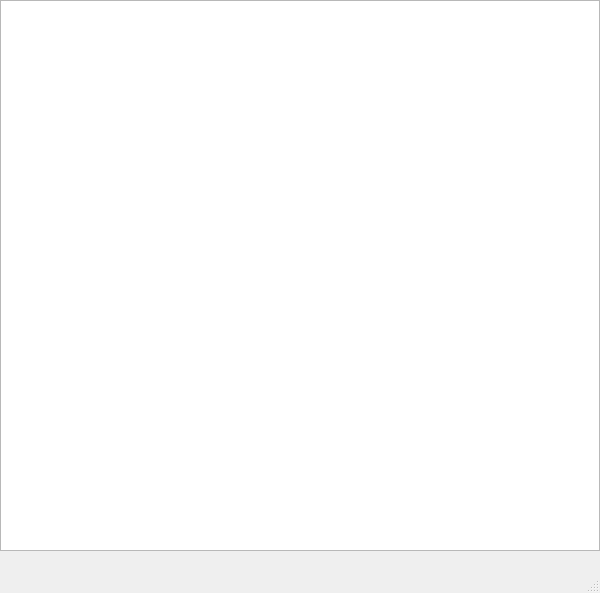
<?xml version="1.0" encoding="UTF-8"?>
<ui version="4.0">
 <class>billWin</class>
 <widget class="QMainWindow" name="billWin">
  <property name="geometry">
   <rect>
    <x>0</x>
    <y>0</y>
    <width>600</width>
    <height>593</height>
   </rect>
  </property>
  <property name="font">
   <font>
    <pointsize>15</pointsize>
   </font>
  </property>
  <property name="windowTitle">
   <string>MainWindow</string>
  </property>
  <widget class="QWidget" name="centralwidget">
   <widget class="QTextBrowser" name="textBrowser">
    <property name="geometry">
     <rect>
      <x>0</x>
      <y>0</y>
      <width>600</width>
      <height>551</height>
     </rect>
    </property>
   </widget>
  </widget>
  <widget class="QMenuBar" name="menubar">
   <property name="geometry">
    <rect>
     <x>0</x>
     <y>0</y>
     <width>600</width>
     <height>23</height>
    </rect>
   </property>
  </widget>
  <widget class="QStatusBar" name="statusbar"/>
  <action name="actionsave">
   <property name="text">
    <string>save</string>
   </property>
  </action>
 </widget>
 <resources/>
 <connections/>
</ui>
